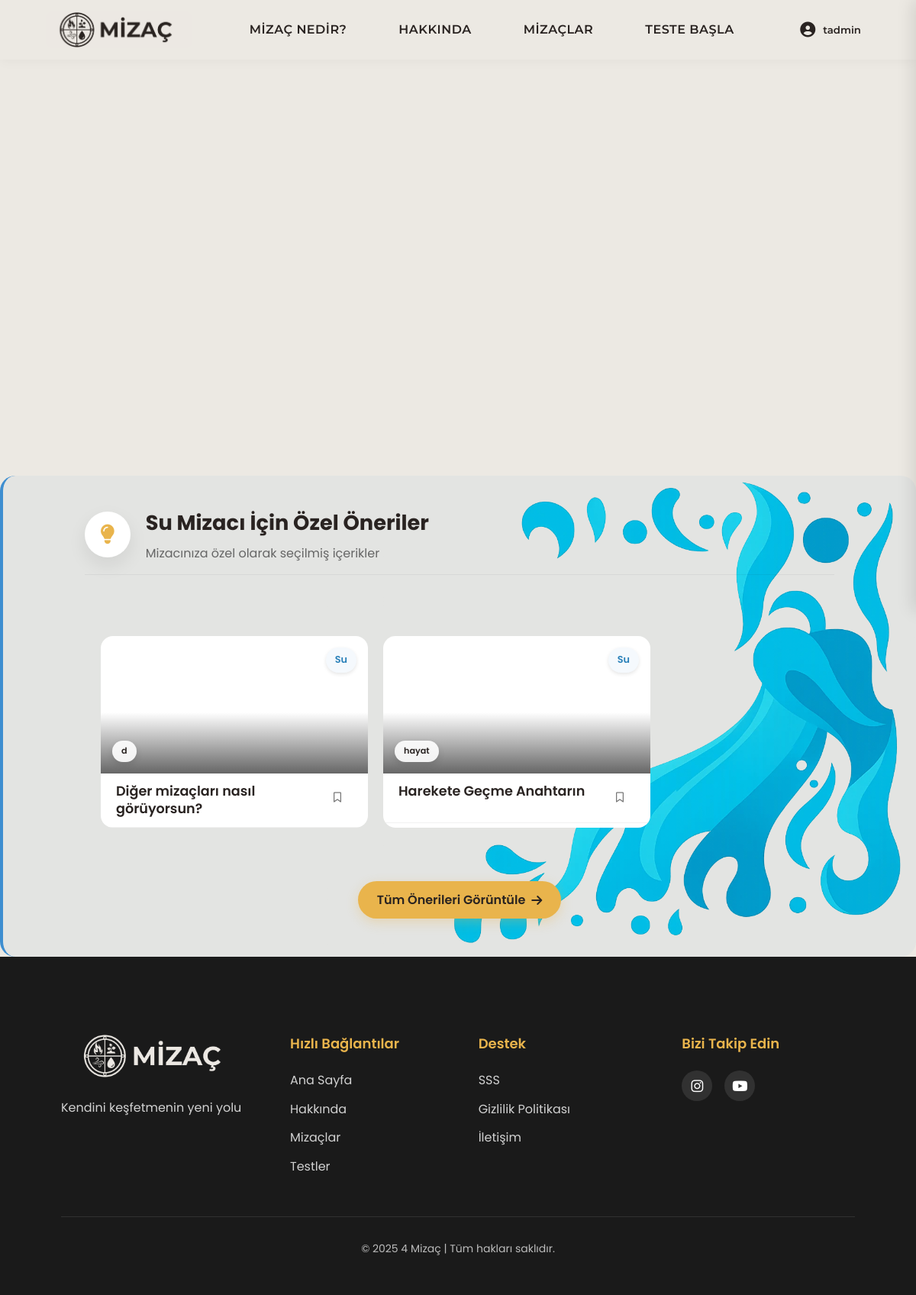
Page /temperaments/water_more/ (signed in) on the committed database.
### profiles/models.py (models this page shows, shortened)
class RecommendedContent(models.Model):
    ELEMENT_CHOICES = [
        ('Ateş', 'Ateş'),
        ('Hava', 'Hava'),
        ('Su', 'Su'),
        ('Toprak', 'Toprak'),
    ]
    title = models.CharField(max_length=200, verbose_name="Başlık")
    short_description = models.TextField(verbose_name="Kısa Açıklama")
    content = models.TextField(verbose_name="İçerik")
    image = models.ImageField(
        upload_to='content_images/',
        blank=True,
        null=True,
        verbose_name="Görsel",
        help_text="PNG, JPG veya WebP formatında yükleyebilirsiniz. Otomatik olarak WebP'ye dönüştürülecek ve optimize edilecek."
    )
    category = models.ForeignKey(ContentCategory, on_delete=models.CASCADE, related_name="contents", verbose_name="Kategori")
    related_element_name = models.CharField(
        max_length=50,
        verbose_name="İlgili Mizaç Elementi",
        choices=ELEMENT_CHOICES,
        help_text="Ateş, Hava, Su veya Toprak değerlerinden birini seçin"
    )
    is_active = models.BooleanField(default=True, verbose_name="Aktif mi?")
    show_on_temperament_page = models.BooleanField(
        default=False,
        verbose_name="Mizaç Sayfasında Göster",
        help_text="Bu içerik ilgili mizaç detay sayfasında (örn: air_more.html) özel öneriler bölümünde gösterilsin mi? Her mizaç için en fazla 3 adet seçmeniz önerilir."
    )
    created_at = models.DateTimeField(auto_now_add=True, verbose_name="Oluşturulma Tarihi")
    updated_at = models.DateTimeField(auto_now=True, verbose_name="Güncellenme Tarihi")
    order = models.PositiveIntegerField(default=0, verbose_name="Sıralama")
    class Meta:
        verbose_name = "Önerilen İçerik"
        verbose_name_plural = "Önerilen İçerikler"
        ordering = ['order', '-created_at']

class ContentCategory(models.Model):
    name = models.CharField(max_length=100, verbose_name="Kategori Adı")
    description = models.TextField(blank=True, null=True, verbose_name="Açıklama")
    class Meta:
        verbose_name = "İçerik Kategorisi"
        verbose_name_plural = "İçerik Kategorileri"

### temperaments/views.py (the view)
# urls.py: path('water_more/', views.water_more, name='water_more'),
def water_more(request):
    if not request.user.is_authenticated:
        cache_key = 'water_more_anonymous'
        cached_data = cache.get(cache_key)
        if cached_data:
            print("✅ Cache HIT: Water page (anonymous)")
            return render(request, 'temperaments/water_more.html', cached_data)
    print(f"❌ Cache MISS: Water page - {request.user.username if request.user.is_authenticated else 'anonymous'}")
    suggestions_cache_key = 'water_element_suggestions'
    element_suggestions = cache.get(suggestions_cache_key)
    if not element_suggestions:
        element_suggestions = RecommendedContent.objects.select_related('category').filter(
            related_element_name='Su',
            is_active=True,
            show_on_temperament_page=True
        ).annotate(
            like_count=Count('user_interactions', filter=Q(user_interactions__liked=True))
        ).order_by('order', '-created_at')[:3]
        cache.set(suggestions_cache_key, list(element_suggestions), 600)
        print("💾 Cache SET: Water element suggestions")
    else:
        print("✅ Cache HIT: Water element suggestions")
    if request.user.is_authenticated:
        user_interactions = UserContentInteraction.objects.filter(user=request.user)
        interactions_dict = {interaction.content_id: interaction for interaction in user_interactions}
        for content in element_suggestions:
            if content.id in interactions_dict:
                interaction = interactions_dict[content.id]
                content.is_liked = interaction.liked
                content.is_saved = interaction.saved
                content.is_viewed = interaction.viewed
            else:
                content.is_liked = False
                content.is_saved = False
                content.is_viewed = False
    context = {
        'element_name': 'Su',
        'element_suggestions': element_suggestions,
    }
    if request.user.is_authenticated:
        test_cache_key = f'user_test_result_{request.user.id}'
        test_result = cache.get(test_cache_key)
        if test_result is None:
            test_result = TestResult.objects.select_related('dominant_element').filter(
                user=request.user
            ).order_by('-date_taken').first()
            cache.set(test_cache_key, test_result, 1800)
            print(f"💾 Cache SET: User test result - {request.user.username}")
        else:
            print(f"✅ Cache HIT: User test result - {request.user.username}")
        if test_result:
            is_users_element = test_result.dominant_element.name == "Su"
            context.update({
                'is_users_element': is_users_element,
                'has_test_result': True,
                'dominant_element': test_result.dominant_element
            })
        else:
            context.update({
                'has_test_result': False
            })
    else:
        context.update({
            'has_test_result': False
        })
    if not request.user.is_authenticated:
        cache.set('water_more_anonymous', context, 900)
        print("💾 Cache SET: Water page (anonymous)")
    return render(request, 'temperaments/water_more.html', context)

### templates/temperaments/water_more.html (shortened to what this page needs)
{% extends 'base.html' %}
{% load static %}
{% block extra_css %}
<link rel="stylesheet" href="{% static 'css/temperaments.css' %}">
<link rel="stylesheet" href="{% static 'css/profiles.css' %}">
{% endblock %}
{% block content %}
<section class="water-personality">
  <div class="container">
    <div class="water-personality-container">
    </div>
</section>
<div class="premium-content-section element-section su">
  <div class="premium-content-background">
    <div class="premium-content-container">
      <div class="container">
        <div class="premium-section-title">
          <i class="fas fa-lightbulb"></i>
          <div class="section-title-content">
            <h2>{{ element_name }} Mizacı İçin Özel Öneriler</h2>
            <p>Mizacınıza özel olarak seçilmiş içerikler</p>
          </div>
        </div>
      </div>
      <div class="content-slider-wrapper">
        {% if element_suggestions %}
          <div class="content-slider-container">
            <div class="content-slider improved-slider" id="contentSlider">
              {% for content in element_suggestions %}
                <div class="premium-card" data-content-id="{{ content.id }}" data-category="{{ content.category.id }}">
                  <div class="premium-card-inner">
                    {% if content.image %}
                      <div class="premium-card-image" style="background-image: url('{{ content.image.url }}')">
                        <div class="content-element su">{{ element_name }}</div>
                        <div class="content-category">{{ content.category.name }}</div>
                      </div>
                    {% else %}
                      <div class="premium-card-image placeholder-image">
                        <i class="fas fa-book-open"></i>
                        <div class="content-element su">{{ element_name }}</div>
                        <div class="content-category">{{ content.category.name }}</div>
                      </div>
                    {% endif %}
                    <div class="content-header">
                      <h3 class="content-title">{{ content.title }}</h3>
                      <button class="save-button-header {% if content.is_saved %}saved{% endif %}"
                              data-content-id="{{ content.id }}"
                              title="{% if content.is_saved %}Kaydedildi{% else %}Kaydet{% endif %}">
                        <i class="{% if content.is_saved %}fas{% else %}far{% endif %} fa-bookmark"></i>
                      </button>
                    </div>
                  </div>
                </div>
              {% endfor %}
            </div>
          </div>
        {% endif %}
      </div>
      <div class="container">
        <div class="suggestions-more">
          <a href="{% url 'my_suggestions' %}" class="more-link">
            Tüm Önerileri Görüntüle <i class="fas fa-arrow-right"></i>
          </a>
        </div>
      </div>
    </div>
  </div>
</div>
{% endblock %}

### templates/base.html (shortened to what this page needs)
{% load static %}
<!DOCTYPE html>
<html lang="tr">
<head>
    {% load static %}
    <link rel="stylesheet" href="{% static 'css/base.css' %}">
    {% block extra_css %}{% endblock %}
    <link href="https://cdnjs.cloudflare.com/ajax/libs/font-awesome/6.4.0/css/all.min.css" rel="stylesheet">
</head>
<body>
    <div class="page-container">
        <header class="nav-container">
            <div class="header-content">
                <a href="{% url 'index' %}" class="logo">
                    <img src="{% static 'images/logo.webp' %}" alt="MİZAÇ" class="logo-img">
                </a>
                <nav class="nav-links">
                    <a href="{% url 'temperament' %}" class="nav-item">MİZAÇ NEDİR?</a>
                    <a href="{% url 'about' %}" class="nav-item">HAKKINDA</a>
                    <a href="{% url 'temperaments' %}" class="nav-item">MİZAÇLAR</a>
                    <a href="{% url 'test_list' %}" class="nav-item">TESTE BAŞLA</a>
                </nav>
                {% if user.is_authenticated %}
                <div class="profile-container">
                    <button class="profile-button">
                        <i class="fas fa-user-circle"></i>
                        <span class="username-display">{{ user.username }}</span>
                    </button>
                </div>
                {% else %}
                    <a href="{% url 'login' %}" class="login-button"><i class="fas fa-sign-in-alt"></i> GİRİŞ YAP</a>
                {% endif %}
            </div>
        </header>
        <main>
            {% block content %}{% endblock %}
        </main>
        <footer>
            <div class="container">
                <div class="footer-content">
                    <div class="footer-logo">
                        <img src="{% static 'images/l2.webp' %}" alt="MİZAÇ" class="footer-logo-img">
                        <p>Kendini keşfetmenin yeni yolu</p>
                    </div>
                    <div class="footer-links">
                        <div class="footer-column">
                            <h3>Hızlı Bağlantılar</h3>
                            <ul>
                                <li><a href="{% url 'index' %}">Ana Sayfa</a></li>
                                <li><a href="{% url 'about' %}">Hakkında</a></li>
                                <li><a href="{% url 'temperaments' %}">Mizaçlar</a></li>
                                <li><a href="{% url 'test_list' %}">Testler</a></li>
                            </ul>
                        </div>
                        <div class="footer-column">
                            <h3>Destek</h3>
                            <ul>
                                <li><a href="{% url 'temperament' %}#faq-section">SSS</a></li>
                                <li><a href="{% url 'privacypolicy' %}">Gizlilik Politikası</a></li>
                                <li><a href="{% url 'about' %}#contact-section">İletişim</a></li>
                            </ul>
                        </div>
                    </div>
                    <div class="footer-social">
                        <h3>Bizi Takip Edin</h3>
                        <div class="social-icons">
                            <a href="#" aria-label="Instagram"><i class="fab fa-instagram"></i></a>
                            <a href="#" aria-label="Youtube"><i class="fab fa-youtube"></i></a>
                        </div>
                    </div>
                </div>
                <div class="footer-bottom">
                    <p>&copy; 2025 4 Mizaç | Tüm hakları saklıdır.</p>
                </div>
            </div>
        </footer>
    </div>
</body>
</html>

### static/css/temperaments.css (style rules this page uses)
:root { --primary-color: #292321; --secondary-color: #ece9e3; --accent-color: #e9b44c; --card-radius: 15px; --border-radius: 8px; --card-shadow: 0 10px 30px rgba(0, 0, 0, 0.08); --transition: all 0.3s ease; --light-text: #ffffff; --fire-color: #e74c3c; --fire-bg: rgba(231, 76, 60, 0.2); --air-color: #78909c; --air-bg: rgba(120, 144, 156, 0.2); --water-color: #2980b9; --water-bg: rgba(41, 128, 185, 0.2); --earth-color: #8d6e63; --earth-bg: rgba(141, 110, 99, 0.2); }
.water-personality-container, .fire-personality-container, .air-personality-container, .earth-personality-container { display: flex; align-items: center; justify-content: space-between; gap: 40px; max-width: 1200px; margin: 60px auto; padding: 0 5%; flex-wrap: wrap; }
.suggestions-more { text-align: center; margin-top: 20px; }
.more-link { display: inline-flex; align-items: center; gap: 8px; padding: 12px 25px; background-color: var(--accent-color); color: var(--primary-color); border-radius: 30px; font-weight: 600; text-decoration: none; transition: var(--transition); box-shadow: 0 5px 15px rgba(233, 180, 76, 0.3); }

### rows in the picture
RecommendedContent: related_element_name "Su", category.name "d", title "Diğer mizaçları nasıl görüyorsun?"
RecommendedContent: related_element_name "Su", category.name "hayat", title "Harekete Geçme Anahtarın"

### other values in the picture
{{ user.username }} "tadmin"
{{ element_name }} "Su"
